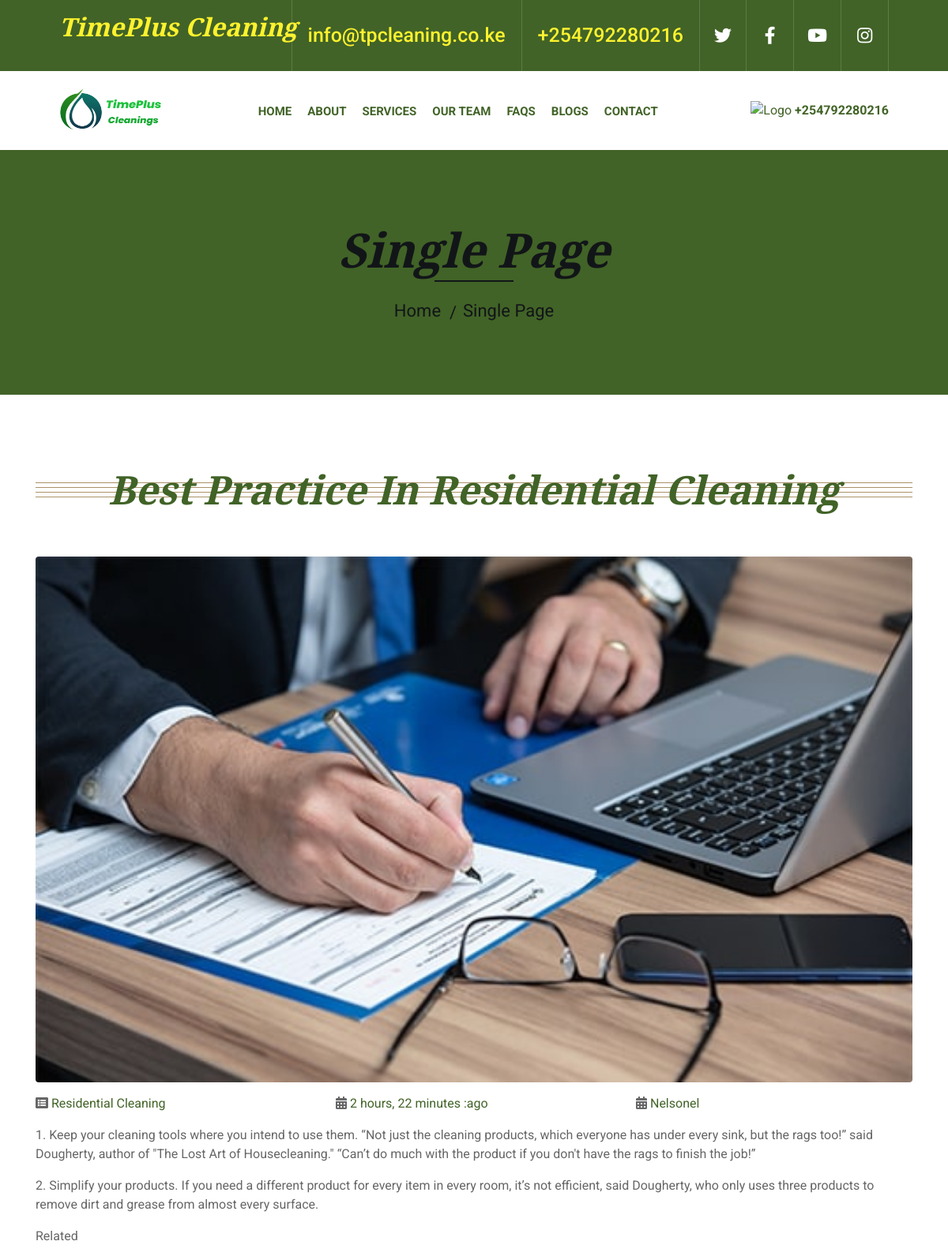
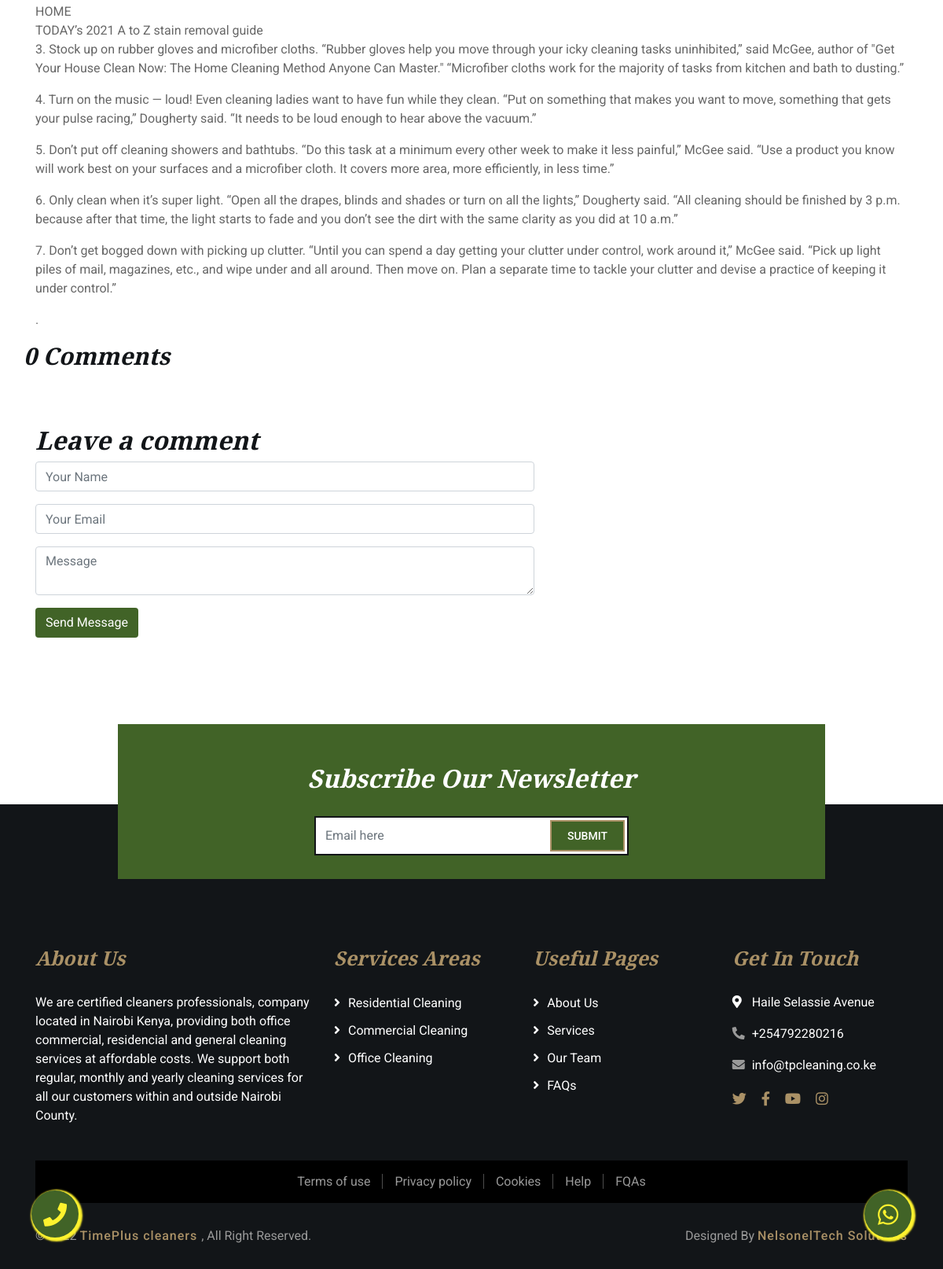
Page /blogDetail/1/ on the committed database (2 pictures, top to bottom).
### base/models.py (models this page shows, shortened)
class Blog(models.Model):
    host = models.ForeignKey(User, on_delete=models.SET_NULL, null=True)
    service = models.ForeignKey(Service, on_delete=models.SET_NULL, null=True)
    title = models.CharField(max_length=200)
    description = models.TextField(null=True, blank=True)
    image = models.ImageField(upload_to='static/image', null=True)
    updated = models.DateTimeField(auto_now=True)
    created = models.DateTimeField(auto_now_add=True)
    class Meta:
        ordering = ['-updated', '-created']

class Service(models.Model):
    name = models.CharField(max_length=200)
    def __str__(self):
        return self.name

### base/views.py (the view, shortened to what this page needs)
# urls.py: path('blogDetail/<int:pk>/', views.blogDetail, name='blogDetail'),
def blogDetail(request, pk):
    blog = Blog.objects.get(id=pk)
    services = Service.objects.all()
    comments = blog.comment_set.all()
    blogs = Blog.objects.all()
    services = Service.objects.all()
    context = {'blog': blog, 'services': services,
               'comments': comments, 'blogs': blogs, }
    return render(request, 'base/blog-detail.html', context)

### base/templates/base/blog-detail.html (shortened to what this page needs)
{% extends 'main.html' %}
{% block content %}
{% load static %}
<div class="page-header">
    <div class="container">
        <div class="row">
            <div class="col-12">
                <h2>Single Page</h2>
            </div>
            <div class="col-12">
                <a href="{% url 'home' %}">Home</a>
                <a href="">Single Page</a>
            </div>
        </div>
    </div>
</div>
<div class="single">
    <div class="container">
        <div class="section-header">
            <h2>{{ blog.title }}</h2>
        </div>
        <div class="row">
            <div class="col-sm-12">
                <img class="img-fluid rounded" src="{{blog.image.url}}" width="100%" height="180"
                    alt="TimePlus Cleanings Image">
            </div>
            <div class="col-sm-4">
                <i class="fa fa-list-alt"></i>
                <a class="link-blog" href="">{{ blog.service }}</a>
            </div>
            <div class="col-sm-4">
                <i class="fa fa-calendar-alt"></i>
                <a class="link-blog" href="">{{ blog.created | timesince }} :ago</a>
            </div>
            <div class="col-sm-4">
                <i class="fa fa-calendar-alt"></i>
                <a class="link-blog" href="">{{ blog.host }}</a>
            </div>
            <div class="col-sm-12">
                <p>
                    {{ blog.description |escape |linebreaks}}.
                </p>
            </div>
            <div class="single-comment">
                <h2>{{comments.count}} Comments</h2>
            </div>
        </div>
        <div class="row">
            <div class="col-sm-7">
                <div class="contact-form">
                    <h2>Leave a comment</h2>
                    <form method="post" action="">
                        <div class="form-group">
                            <input type="text" name="user" class="form-control" placeholder="Your Name"
                                required="required" />
                        </div>
                        <div class="form-group">
                            <input type="email" name="email" class="form-control" placeholder="Your Email"
                                required="required" />
                        </div>
                        <div class="form-group">
                            <textarea class="form-control" name="body" placeholder="Message"
                                required="required"></textarea>
                        </div>
                        <div>
                            <button class="btn" type="submit">Send Message</button>
                        </div>
                    </form>
                </div>
            </div>
        </div>
    </div>
</div>
{% endblock %}

### static/css/style.css (style rules this page uses)
body { color: #666666; background: #ffffff; font-family: 'Roboto', sans-serif; font-weight: 400; }
h1, h2, h3, h4, h5, h6 { font-family: 'EB Garamond', serif; font-weight: 600; font-style: italic; color: #121518; }
a { color: #454545; transition: .3s; }
.page-header { position: relative; margin-bottom: 45px; padding: 90px 0; text-align: center; background: #aa9166; }
.page-header h2 { position: relative; color: #121518; font-size: 60px; font-weight: 700; margin-bottom: 20px; padding-bottom: 5px; }
.page-header h2::after { position: absolute; content: ""; width: 100px; height: 2px; left: calc(50% - 50px); bottom: 0; background: #121518; }
.page-header a { position: relative; padding: 0 12px; font-size: 22px; color: #121518; }
.page-header a::after { position: absolute; content: "/"; width: 8px; height: 8px; top: -2px; right: -7px; text-align: center; color: #121518; }
.page-header a:last-child::after { display: none; }
.section-header { position: relative; width: 100%; text-align: center; margin-bottom: 45px; }
.section-header h2 { margin: 0; position: relative; font-size: 50px; font-weight: 700; white-space: nowrap; z-index: 1; }
.section-header h2::before { position: absolute; content: ""; width: 100%; height: 7px; left: 0; top: 21px; background: transparent; border-top: 1px solid #aa9166; border-bottom: 1px solid #aa9166; z-index: -1; }
.section-header h2::after { position: absolute; content: ""; width: 100%; height: 7px; left: 0; bottom: 20px; background: transparent; border-top: 1px solid #aa9166; border-bottom: 1px solid #aa9166; z-index: -1; }
.single { position: relative; width: 100%; padding: 45px 0 65px 0; }
.single img { margin: 10px 0 15px 0; }

### base/templates/base/blog-detail.html (style rules this page uses)
.section-header h2 { color: #416327 !important; }
.page-header { background-color: #416327 !important; }
.link-blog { color: #416327 !important; }
.single .single-comment { position: relative; margin-bottom: 45px; }
.single .single-comment h2 { font-size: 30px; font-weight: 700; margin-bottom: 25px; }

### templates/footer.html (style rules this page uses)
.btn { background-color: #416327 !important; color: #ffffff !important; }

### rows in the picture
Blog: title "Best Practice In Residential Cleaning", image (picture), service "Residential Cleaning", created "2 hours, 22 minutes", host "Nelsonel", description "1. Keep your cleaning tools where you intend to use them. “Not just the cleaning products, which everyone has under every sink, but the rags too!” said Dougherty, author of \"The Lost Art of Housecleaning.\" “Can’t do much with the product if you don't have the rags to finish the job!” 2. Simplify your products. If you need a different product for every item in every room, it’s not efficient, said Dougherty, who only uses three products to remove dirt and grease from almost every surface. Related HOME TODAY’s 2021 A to Z stain removal guide 3. Stock up on rubber gloves and microfiber cloths. “Rubber gloves help you move through your icky cleaning tasks uninhibited,” said McGee, author of \"Get…", count "0"
